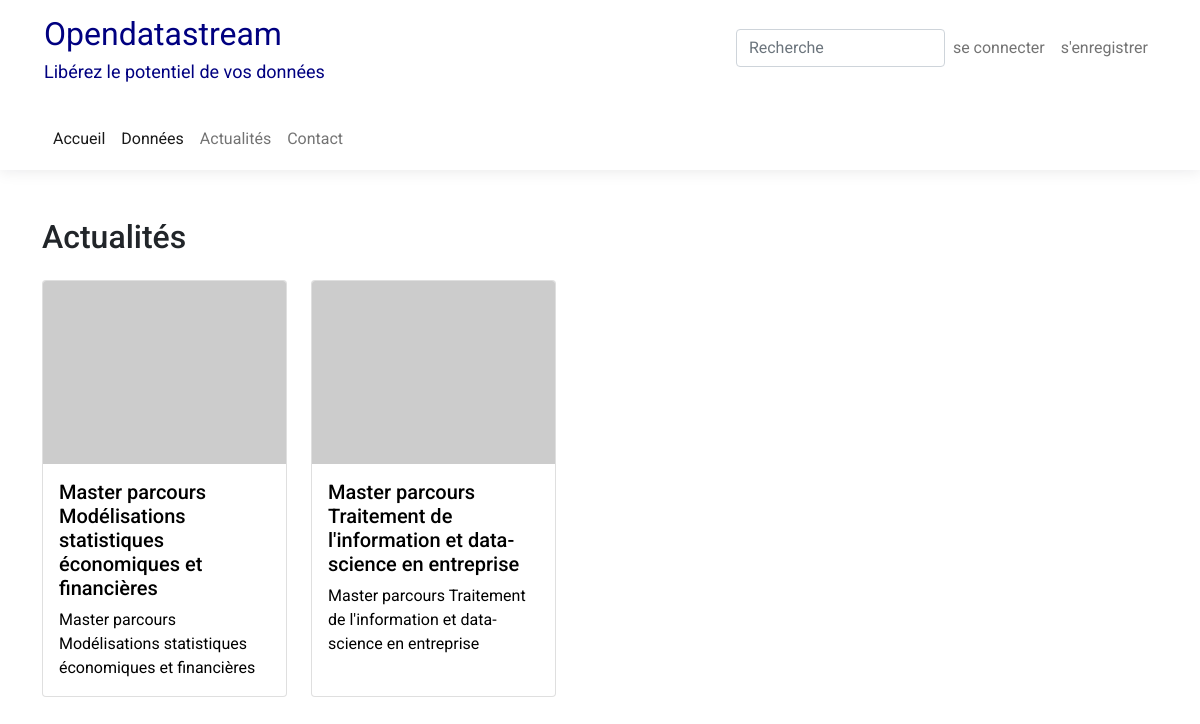
Page /actualite/ on the earlier database version.
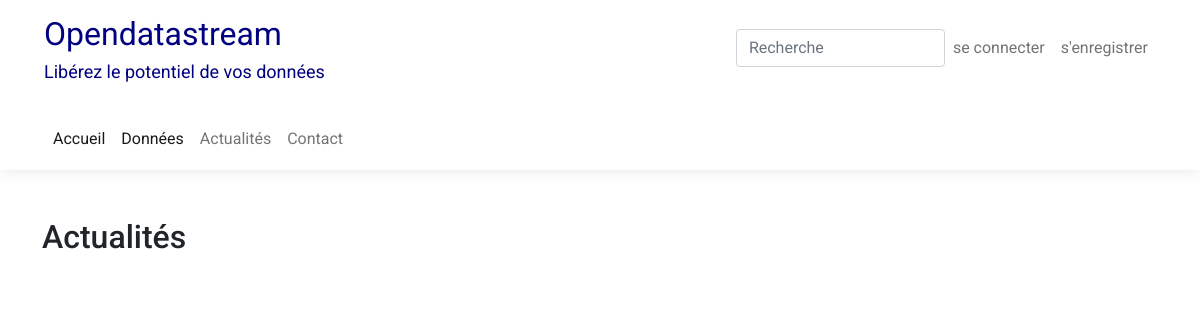
Same page on the later database version.
### actualite/models.py (models this page shows, shortened)
class Actualite(models.Model):
    titre = models.CharField(max_length=200)
    description=models.TextField(blank=True)
    slug = models.SlugField(unique=True, blank=True)
    image = models.ImageField(upload_to="static/images",blank=True, null=True)
    date_ajout = models.DateTimeField(auto_now=True)
    class Meta:
        ordering = ['-date_ajout']

### actualite/views.py (the view)
# urls.py: path('', views.accueil_actualite, name="accueil_actualite"),
def accueil_actualite(request):
    actualites = Actualite.objects.all()
    context = {"actualites":actualites}
    return render(request, 'actualite/accueil_actualite.html',context)

### actualite/templates/actualite/accueil_actualite.html (shortened to what this page needs)
{% extends 'base.html' %}
{% load static %}
{% block content %}
<div class="container mt-5">
    <h2 class="mt-4 mb-4">Actualités</h2>
    <div class="row g-4">
        {% for item in actualites %}
        <div class="box col-md-4">
            <a href="{% url 'page_detail' slug=item.slug %}" style="text-decoration:none;color:black;" class="card h-100">
                <img class="card-img-top" src="{% if item.image and item.image.url %}{{ item.image.url }}{% else %}https://via.placeholder.com/240x180.jpg{% endif %}" width="200" loading="lazy" alt="{{ item.titre }}">
                <div class="card-body">
                    <h5 class="card-title">{{ item.titre }}</h5>
                    <p class="card-text">{{ item.description|truncatechars:100 }}</p>
                </div>
            </a>
        </div>
        {% endfor %}
    </div>
</div>
{% endblock content %}

Differences in the rows shown:
removed Actualite: titre "Master parcours Modélisations statistiques économiques et financières", description "Master parcours Modélisations statistiques économiques et financières"
removed Actualite: titre "Master parcours Traitement de l'information et data-science en entreprise", description "Master parcours Traitement de l'information et data-science en entreprise"
